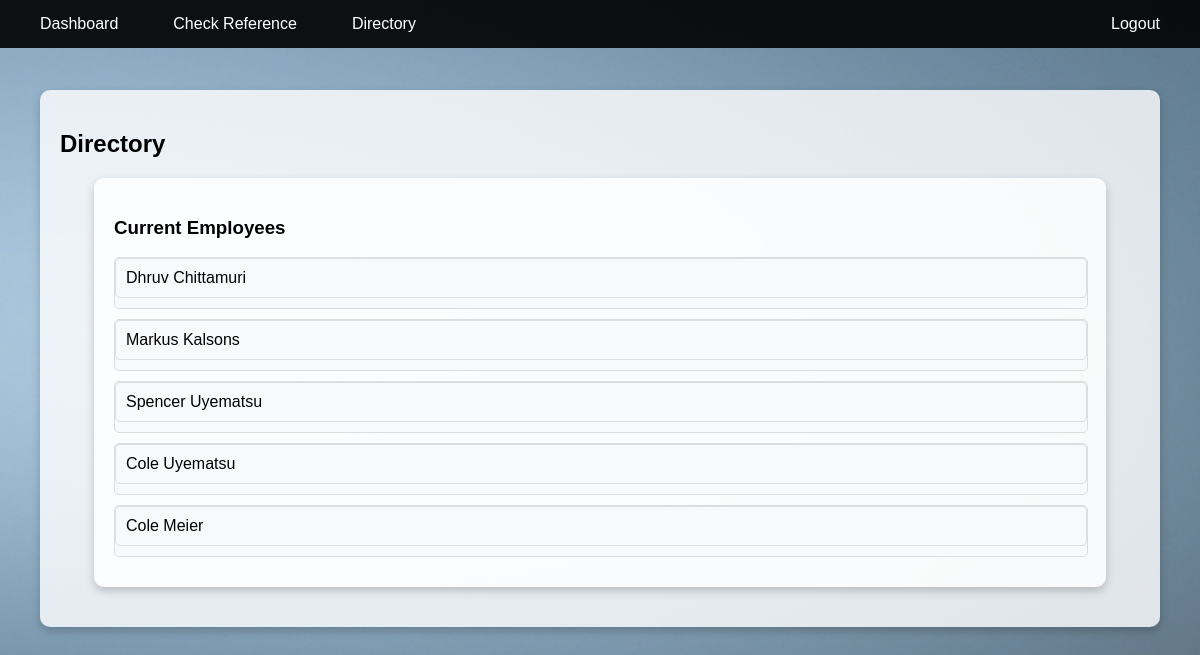
The page /database (signed in) on the database as committed earlier.
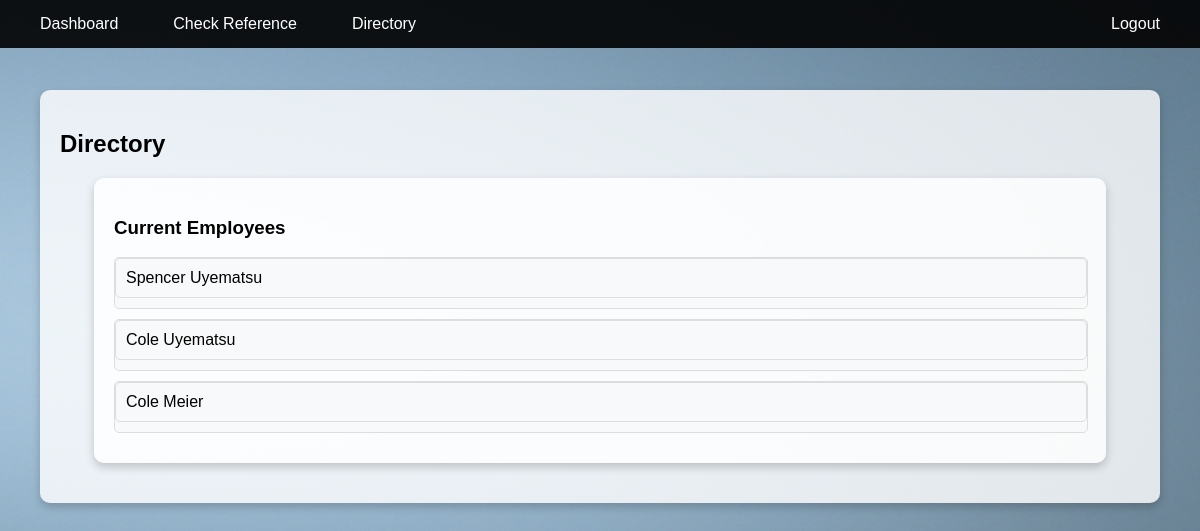
The same page on the database as committed later.
### models.py (models this page shows)
class Employee(db.Model):
    id = db.Column(db.Integer, primary_key=True)
    name = db.Column(db.String(150), nullable=False)
    linkedin_url = db.Column(db.String(200))
    experience = db.Column(db.Text, nullable=False)
    user_id = db.Column(db.Integer, db.ForeignKey('user.id'), nullable=False)

### routes.py (the view)
@main.route("/database")
@login_required
def database():
    employees = Employee.query.filter_by(owner=current_user).all()
    return render_template('directory.html', employees=employees)

### models.py (called while the page is built)
@login_manager.user_loader
def load_user(user_id):
    return User.query.get(int(user_id))

### templates/directory.html (shortened to what this page needs)
{% extends "base.html" %}
{% block content %}
<h2>Directory</h2>
<div class="container employee-list">
    <h3>Current Employees</h3>
    <ul>
        {% for employee in employees %}
        <li class="employee">
            <div class="employee-entry">
                <div
                    class="employee-name dropdown-btn"
                    onclick="toggleDropdown('dropdown{{ employee.id }}')"
                >
                    {{ employee.name }}
                </div>
            </div>
        </li>
        {% endfor %}
    </ul>
</div>
{% endblock %}

Rows that differ between the two databases and show on the page:
removed Employee: name "Dhruv Chittamuri"
removed Employee: name "Markus Kalsons"
